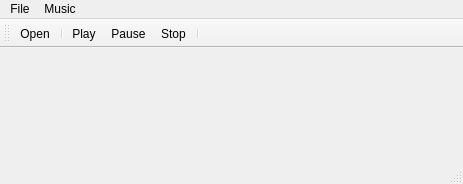
<?xml version="1.0" encoding="UTF-8"?>
<ui version="4.0">
 <class>MainWindow</class>
 <widget class="QMainWindow" name="MainWindow">
  <property name="geometry">
   <rect>
    <x>0</x>
    <y>0</y>
    <width>463</width>
    <height>184</height>
   </rect>
  </property>
  <property name="windowTitle">
   <string>MainWindow</string>
  </property>
  <widget class="QWidget" name="centralWidget"/>
  <widget class="QMenuBar" name="menuBar">
   <property name="geometry">
    <rect>
     <x>0</x>
     <y>0</y>
     <width>463</width>
     <height>20</height>
    </rect>
   </property>
   <widget class="QMenu" name="menuFile">
    <property name="title">
     <string>File</string>
    </property>
    <addaction name="actionOpen"/>
   </widget>
   <widget class="QMenu" name="menuMusic">
    <property name="title">
     <string>Music</string>
    </property>
    <addaction name="actionPlay"/>
    <addaction name="actionPause"/>
    <addaction name="actionStop"/>
   </widget>
   <addaction name="menuFile"/>
   <addaction name="menuMusic"/>
  </widget>
  <widget class="QToolBar" name="mainToolBar">
   <attribute name="toolBarArea">
    <enum>TopToolBarArea</enum>
   </attribute>
   <attribute name="toolBarBreak">
    <bool>true</bool>
   </attribute>
   <addaction name="actionOpen"/>
   <addaction name="separator"/>
   <addaction name="actionPlay"/>
   <addaction name="actionPause"/>
   <addaction name="actionStop"/>
   <addaction name="separator"/>
  </widget>
  <widget class="QStatusBar" name="statusBar"/>
  <action name="actionOpen">
   <property name="icon">
    <iconset resource="resources.qrc">
     <normaloff>:/images/White Closed.png</normaloff>:/images/White Closed.png</iconset>
   </property>
   <property name="text">
    <string>Open</string>
   </property>
   <property name="toolTip">
    <string>Open A File</string>
   </property>
  </action>
  <action name="actionPlay">
   <property name="icon">
    <iconset resource="resources.qrc">
     <normaloff>:/images/technology_internet_communications20-512.png</normaloff>:/images/technology_internet_communications20-512.png</iconset>
   </property>
   <property name="text">
    <string>Play</string>
   </property>
  </action>
  <action name="actionPause">
   <property name="icon">
    <iconset resource="resources.qrc">
     <normaloff>:/images/pause-512.png</normaloff>:/images/pause-512.png</iconset>
   </property>
   <property name="text">
    <string>Pause</string>
   </property>
  </action>
  <action name="actionStop">
   <property name="icon">
    <iconset resource="resources.qrc">
     <normaloff>:/images/stop-512.png</normaloff>:/images/stop-512.png</iconset>
   </property>
   <property name="text">
    <string>Stop</string>
   </property>
  </action>
 </widget>
 <layoutdefault spacing="6" margin="11"/>
 <resources>
  <include location="resources.qrc"/>
 </resources>
 <connections/>
</ui>
